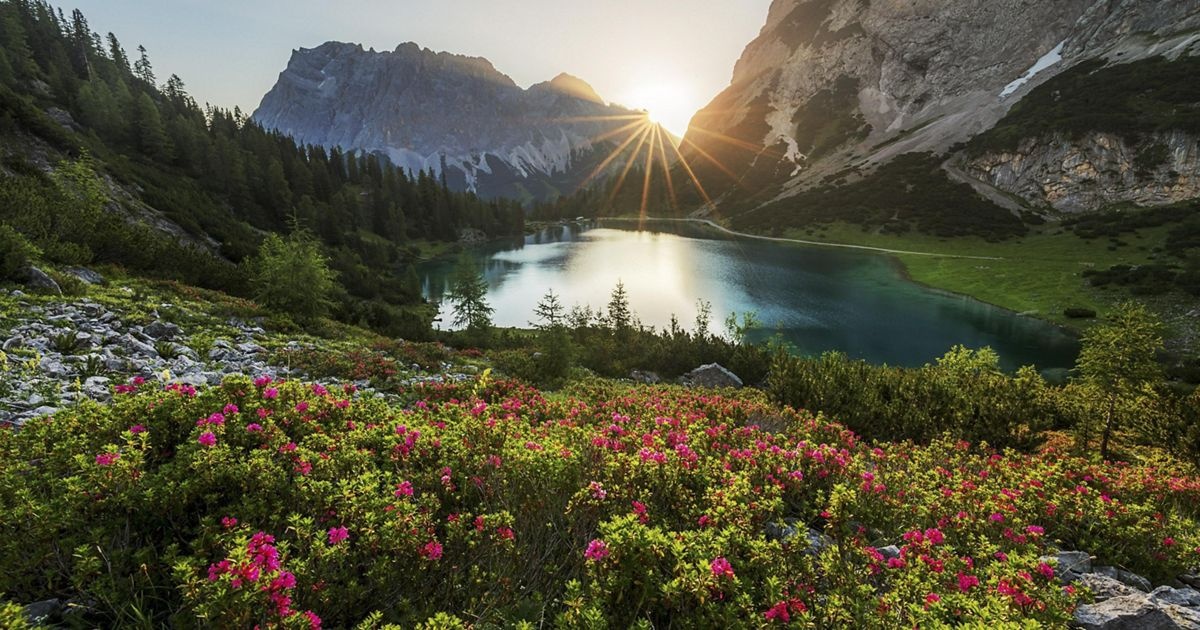
#> input picture flipping/nature.jpeg, 1200 x 630 px
$ python main.py
#> lines starting #> are read from the running program, lines starting #| are printed output that depends on the picture
import numpy as np
import cv2
import argparse
import imutils

ap = argparse.ArgumentParser()
ap.add_argument("-i", '--image', type=str, default='nature.jpeg', help='Path to input image')
args = vars(ap.parse_args())

# load the original input image and display it to oour screen
image = cv2.imread(args['image'])
#> image is the input picture: shape (630, 1200, 3); mean B, G, R 62.6, 83.5, 85.7
cv2.imshow("Original", image)

# flip the image horizontally
print("[INFO] flipping image horizontally...")
flipped = cv2.flip(image, 1)
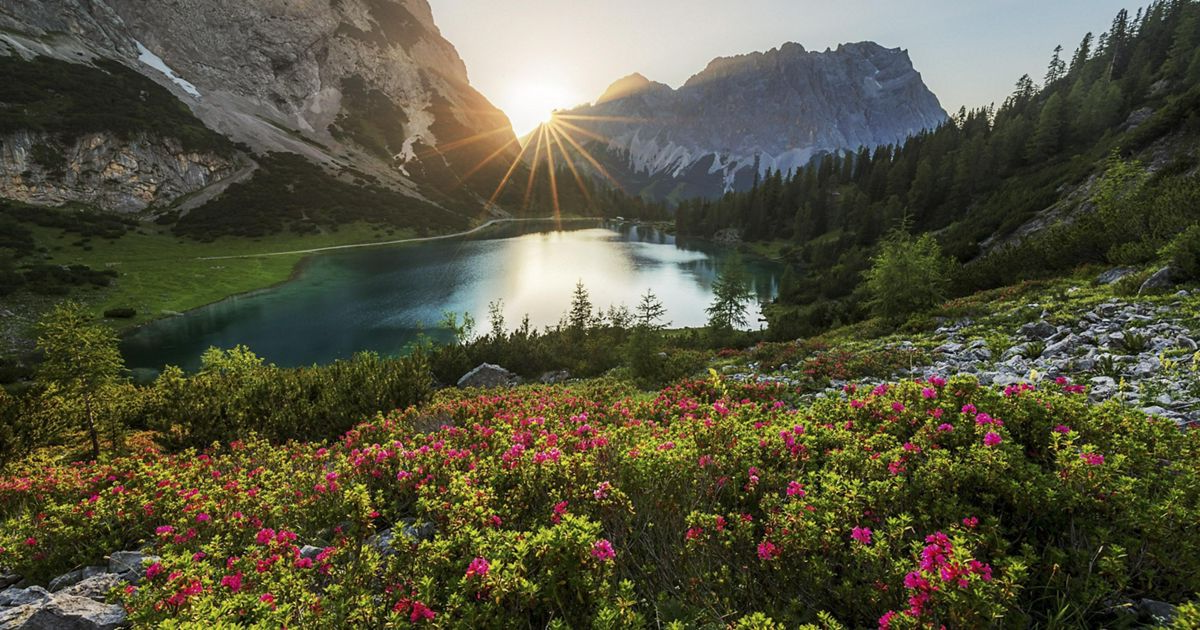
#> flipped: shape (630, 1200, 3); mean B, G, R 62.6, 83.5, 85.7
cv2.imshow("Flipped Horizontally", flipped)

# flip the image vertically
flipped = cv2.flip(image, 0)
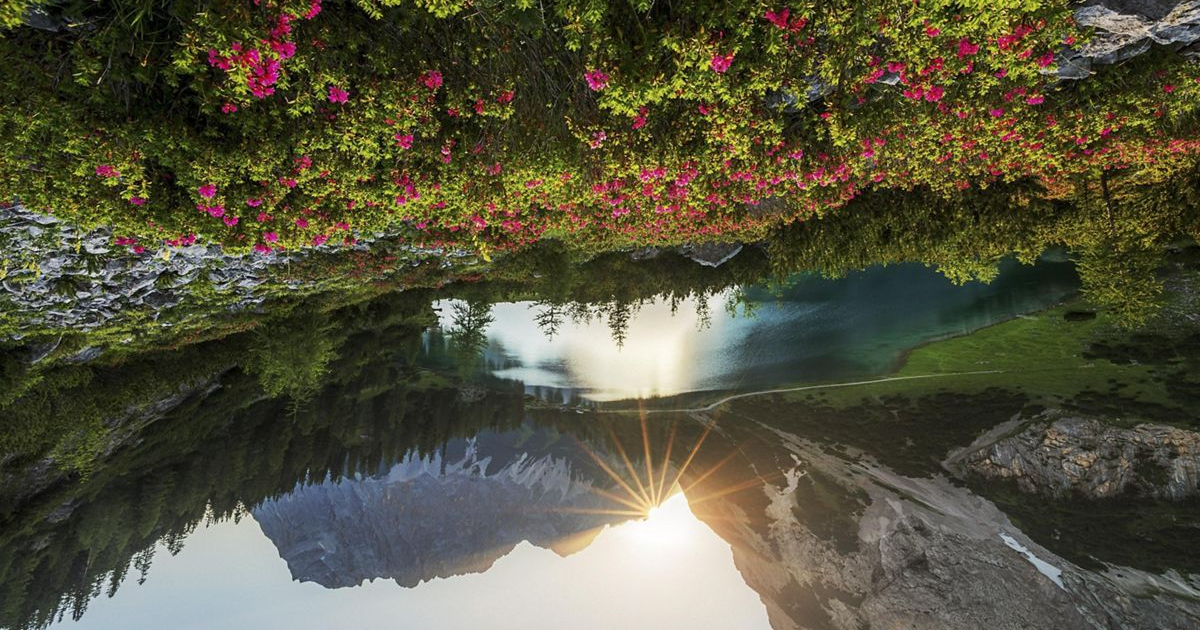
#> flipped: shape (630, 1200, 3); mean B, G, R 62.6, 83.5, 85.7
print("[INFO] flipping image vertically...")
cv2.imshow("Flipped vertically", flipped)

# flip the image along both axes
flipped = cv2.flip(image, -1)
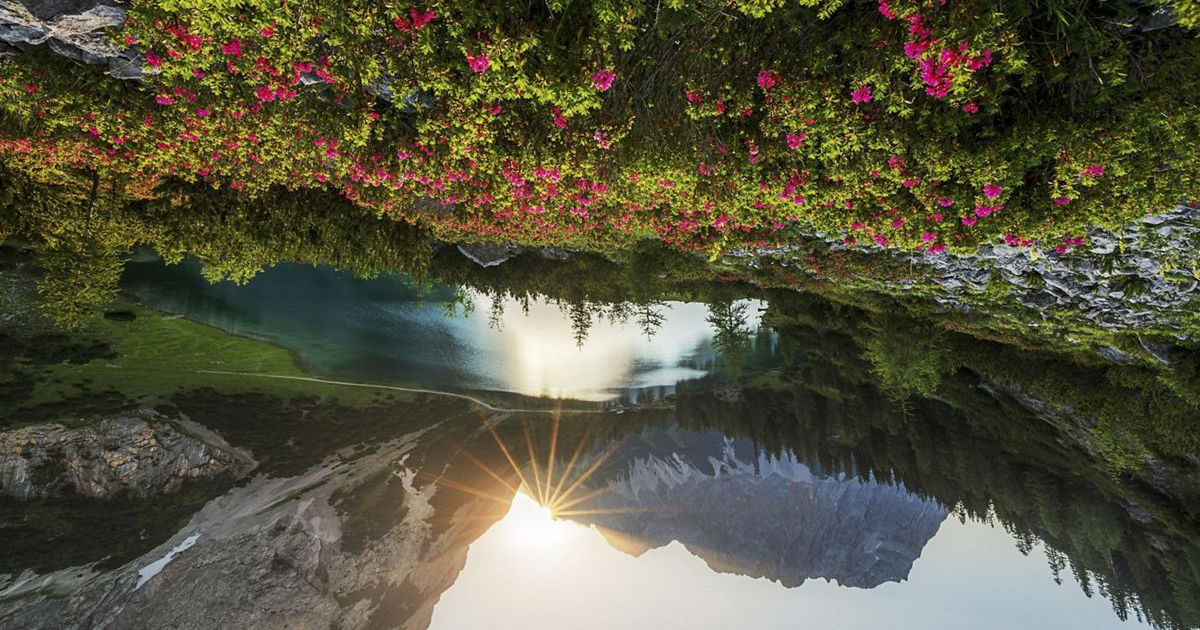
#> flipped: shape (630, 1200, 3); mean B, G, R 62.6, 83.5, 85.7
print("[INFO] flipping image horizontally and vertically...")
cv2.imshow("Flipped horizontally and vertically", flipped)
cv2.waitKey(0)
